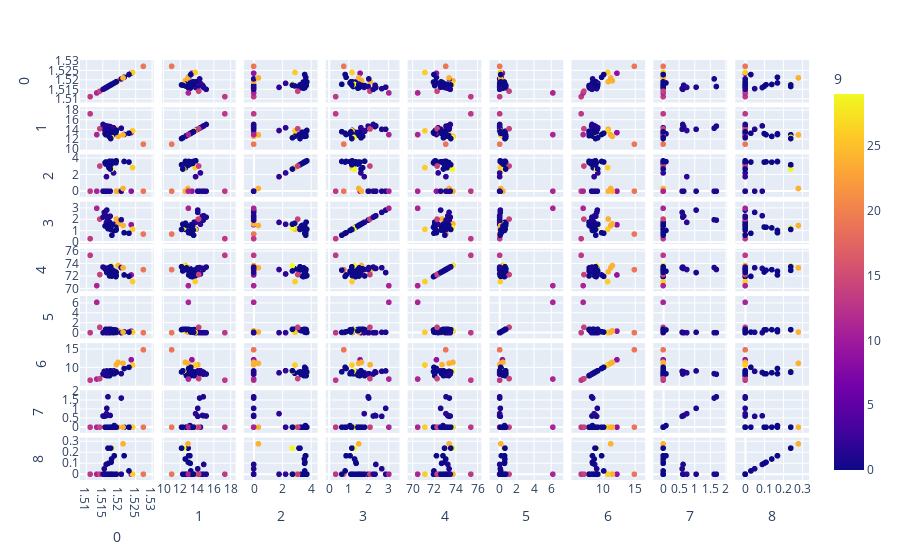

The notebook cell this image was saved under:
### Code cell
classix_density=Extractor.classix(group_merging_mode='density',minPts=minPts_best_density,radius=radius_best_density,scale=scale_best_density)
classix_density.fit(X_train)
Y_pred_density=classix_density.predict(X_test)

df_pred_density=pd.DataFrame(pd.concat([pd.DataFrame(X_test,columns=[0,1,2,3,4,5,6,7,8]),pd.DataFrame(Y_pred_density,columns=[9])],axis=1))
fig = px.scatter_matrix(df_pred_density,
    dimensions=[0,1,2,3,4,5,6,7,8],
    color=9)
fig.show()

### Figure 1 — Plotly figure (JSON) as saved in the notebook; plotly's stock layout.template omitted (floating-point values rounded to 4 significant figures)
{"data": [{"dimensions": [{"axis": {"matches": true}, "label": "0", "values": [1.518, 1.517, 1.522, 1.516, 1.517, 1.527, 1.518, 1.516, 1.516, 1.517, 1.519, 1.524, 1.519, 1.516, 1.518, 1.52, 1.516, 1.519, 1.519, 1.511, 1.517, 1.516, 1.521, 1.515, 1.517, 1.524, 1.518, 1.518, 1.521, 1.518, 1.518, 1.517, 1.518, 1.516, 1.523, 1.517, 1.513, 1.518, 1.517, 1.514, 1.517, 1.515, 1.519]}, {"axis": {"matches": true}, "label": "1", "values": [13, 14.7, 13.05, 14.85, 13.72, 11.02, 12.81, 13.24, 13.02, 12.99, 14.15, 13.44, 13.2, 13.34, 14.46, 12.64, 13.88, 13.9, 13.49, 17.38, 12.67, 14.14, 14.36, 14.14, 13.24, 13.83, 12.65, 12.98, 12.97, 12.68, 12.45, 12.79, 13.53, 13.24, 13.31, 14.8, 13.02, 13.64, 12.2, 14.25, 12.35, 15.15, 13.6]}, {"axis": {"matches": true}, "label": "2", "values": [3.6, 0, 3.65, 0, 3.68, 0, 3.54, 3.49, 3.58, 3.18, 0, 0, 3.63, 3.57, 2.24, 0, 1.78, 3.73, 3.48, 0, 2.88, 0, 0, 0, 3.57, 2.9, 3.56, 3.54, 0.33, 3.67, 2.71, 3.52, 3.41, 3.34, 3.58, 0, 0, 3.65, 3.25, 3.09, 2.72, 0, 3.62]}, {"axis": {"matches": true}, "label": "3", "values": [1.36, 2.34, 0.87, 2.38, 1.81, 0.75, 1.23, 1.47, 1.51, 1.23, 2.09, 1.58, 1.07, 1.57, 1.62, 1.65, 1.79, 1.18, 1.35, 0.34, 1.71, 2.88, 2.02, 2.68, 1.38, 1.17, 1.3, 1.21, 1.51, 1.16, 1.29, 1.54, 1.52, 1.47, 0.82, 1.99, 3.04, 0.65, 1.16, 2.08, 1.63, 2.25, 1.11]}, {"axis": {"matches": true}, "label": "4", "values": [72.99, 73.28, 72.22, 73.28, 72.06, 73.08, 73.24, 73.25, 73.12, 72.97, 72.74, 72.22, 72.83, 72.87, 72.38, 73.75, 73.1, 72.12, 71.95, 75.41, 73.21, 72.61, 73.42, 73.39, 72.7, 71.15, 73.08, 73, 73.39, 73.11, 73.7, 73.36, 72.04, 73.1, 71.99, 73.11, 70.48, 73, 73.55, 72.28, 72.87, 73.5, 72.64]}, {"axis": {"matches": true}, "label": "5", "values": [0.57, 0, 0.19, 0, 0.64, 0, 0.58, 0.38, 0.69, 0.58, 0, 0.32, 0.57, 0.61, 0, 0.38, 0, 0.06, 0.55, 0, 0.73, 0.08, 0, 0.08, 0.56, 0.08, 0.61, 0.65, 0.13, 0.61, 0.56, 0.66, 0.58, 0.39, 0.12, 0, 6.21, 0.06, 0.62, 1.1, 0.7, 0, 0.14]}, {"axis": {"matches": true}, "label": "6", "values": [8.4, 8.95, 9.85, 8.76, 7.88, 14.96, 8.39, 8.03, 7.96, 8.81, 10.88, 12.24, 8.41, 7.89, 9.26, 11.53, 8.67, 8.89, 9, 6.65, 8.54, 9.18, 8.44, 9.07, 8.44, 10.79, 8.69, 8.53, 11.27, 8.7, 9.06, 7.9, 8.79, 8.22, 10.17, 8.28, 6.96, 8.93, 8.9, 7.08, 9.23, 8.34, 8.76]}, {"axis": {"matches": true}, "label": "7", "values": [0, 0.66, 0, 0.64, 0, 0, 0, 0, 0, 0, 0, 0, 0.09, 0, 0, 0, 0.76, 0, 0, 0, 0, 1.06, 1.64, 0.61, 0, 0, 0, 0, 0, 0, 0, 0, 0, 0, 0, 1.71, 0, 0, 0, 0, 0, 0.63, 0]}, {"axis": {"matches": true}, "label": "8", "values": [0.11, 0, 0.17, 0.09, 0, 0, 0, 0, 0, 0.24, 0, 0, 0.17, 0, 0, 0, 0, 0, 0, 0, 0, 0, 0, 0.05, 0.1, 0, 0.14, 0, 0.28, 0, 0.24, 0, 0, 0, 0.03, 0, 0, 0, 0.24, 0, 0, 0, 0]}], "hovertemplate": "%{xaxis.title.text}=%{x}<br>%{yaxis.title.text}=%{y}<br>9=%{marker.color}<extra></extra>", "legendgroup": "", "marker": {"color": [0, 1, 0, 1, 0, 19, 0, 0, 0, 0, 24, 9, 0, 0, 2, 24, 2, 0, 0, 13, 0, 1, 1, 1, 0, 26, 0, 0, 24, 0, 29, 0, 0, 0, 0, 1, 11, 0, 0, 14, 0, 1, 0], "coloraxis": "coloraxis", "symbol": "circle"}, "name": "", "showlegend": false, "type": "splom"}], "layout": {"coloraxis": {"colorbar": {"title": {"text": "9"}}, "colorscale": [[0, "#0d0887"], [0.1111, "#46039f"], [0.2222, "#7201a8"], [0.3333, "#9c179e"], [0.4444, "#bd3786"], [0.5556, "#d8576b"], [0.6667, "#ed7953"], [0.7778, "#fb9f3a"], [0.8889, "#fdca26"], [1, "#f0f921"]]}, "dragmode": "select", "legend": {"tracegroupgap": 0}, "margin": {"t": 60}}}
